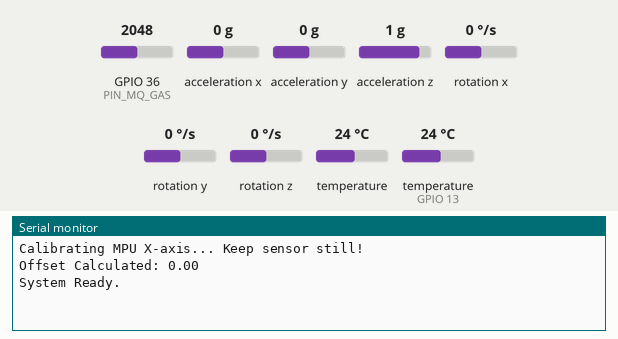
Recording of a program running on a simulated ESP32. On the bench: the last lines printed to the serial monitor. The inputs (shaded band) are chosen by the test bench; at power-on: acceleration x 0 g, temperature (sensor on GPIO 13) 24 °C, GPIO 36 (PIN_MQ_GAS) = 2048, acceleration y 0 g, acceleration z 1 g, rotation x 0 °/s, rotation y 0 °/s, rotation z 0 °/s, temperature 24 °C.

Above: at 2.8 s.
2.9 s: acceleration x set to -1.4 g
At 6.5 s:
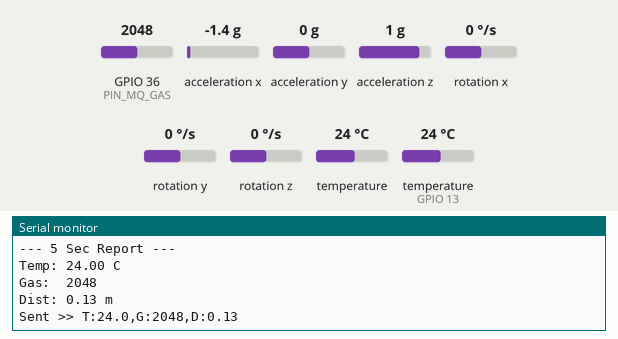
7.2 s: temperature (sensor on GPIO 13) set to 12 °C
8.7 s: GPIO 36 (PIN_MQ_GAS) set to 2866
10.2 s: acceleration x set to -0.8 g
At 11.5 s:
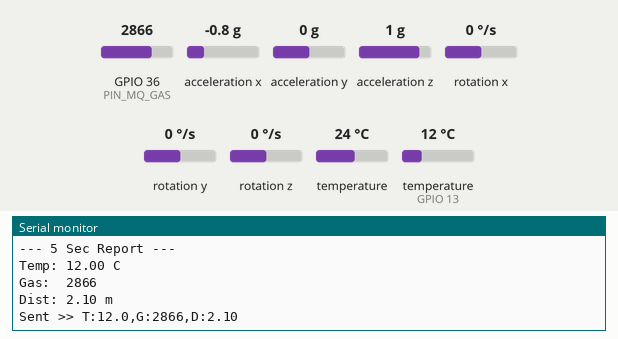

The program:

main.cpp
```cpp
#include <Arduino.h>
#include <OneWire.h>
#include <DallasTemperature.h>
#include <Adafruit_MPU6050.h>
#include <Adafruit_Sensor.h>
#include <Wire.h>

// --- PIN DEFINITIONS ---
#define PIN_DS18B20 13
#define PIN_MQ_GAS  36
#define RX_PIN      16 // Connect to TX (23) of other ESP
#define TX_PIN      17 // Connect to RX (22) of other ESP

// --- CONFIGURATION ---
// 1. SCALING: 0.2 means 1 meter real movement = 0.2 meter in code
#define DIST_SCALE 0.2
// 2. FRICTION: How fast it stops gliding (0.90 = stops fast, 0.99 = stops slow)
#define FRICTION 0.90

// --- OBJECTS ---
OneWire oneWire(PIN_DS18B20);
DallasTemperature sensors(&oneWire);
Adafruit_MPU6050 mpu;

// --- VARIABLES ---
unsigned long previousMillis = 0;
const long interval = 5000;

// Variables for Distance Calculation
float accelOffsetX = 0;
float velocityX = 0;
float distanceX = 0;
unsigned long lastTime = 0;

void setup() {
  Serial.begin(115200);

  // Initialize Serial2 for communication with 2nd ESP32
  // Format: Serial2.begin(Baud, Config, RX_Pin, TX_Pin);
  Serial2.begin(9600, SERIAL_8N1, RX_PIN, TX_PIN);

  pinMode(PIN_MQ_GAS, INPUT);
  sensors.begin();

  if (!mpu.begin()) {
    Serial.println("MPU6050 not found!");
    while (1) delay(10);
  }

  mpu.setAccelerometerRange(MPU6050_RANGE_2_G);
  mpu.setGyroRange(MPU6050_RANGE_500_DEG);
  mpu.setFilterBandwidth(MPU6050_BAND_21_HZ);

  Serial.println("Calibrating MPU X-axis... Keep sensor still!");
  delay(1000);

  // --- SIMPLE CALIBRATION ---
  // We take 50 readings and average them to find the "Zero" point
  float totalX = 0;
  for(int i=0; i<50; i++) {
    sensors_event_t a, g, temp;
    mpu.getEvent(&a, &g, &temp);
    totalX += a.acceleration.x;
    delay(10);
  }
  accelOffsetX = totalX / 50.0;
  Serial.print("Offset Calculated: "); Serial.println(accelOffsetX);
  Serial.println("System Ready.");

  lastTime = millis();
}

void loop() {
  unsigned long currentMillis = millis();

  // --- CONTINUOUS PHYSICS ENGINE ---
  sensors_event_t a, g, temp;
  mpu.getEvent(&a, &g, &temp);

  // 1. Remove offset
  float accelX = a.acceleration.x - accelOffsetX;

  // 2. Deadzone
  if (abs(accelX) < 0.15) {
    accelX = 0;
  }

  // 3. Time difference
  float dt = (currentMillis - lastTime) / 1000.0;
  lastTime = currentMillis;

  // 4. Integrate Velocity (Directional)
  // We MUST keep direction here for friction to work properly!
  velocityX = (velocityX * FRICTION) + (accelX * dt);

  // 5. Calculate Distance (ACCUMULATIVE / ODOMETER)
  // Calculate how much we moved in this tiny fraction of a second
  float stepDistance = velocityX * dt;

  // If we are moving (velocity > 0.05), add the MAGNITUDE to the total
  // abs() ensures even if stepDistance is negative (moving back), we add positive distance
  if (abs(velocityX) > 0.05) {
     distanceX += abs(stepDistance) * DIST_SCALE;
  }

  // --- 5-SECOND REPORTING ---
  if (currentMillis - previousMillis >= interval) {
    previousMillis = currentMillis;

    // Read other sensors
    sensors.requestTemperatures();
    float tempC = sensors.getTempCByIndex(0);
    int gasRaw = analogRead(PIN_MQ_GAS);

    // Format Data
    Serial.println("--- 5 Sec Report ---");
    Serial.print("Temp: "); Serial.print(tempC); Serial.println(" C");
    Serial.print("Gas:  "); Serial.println(gasRaw);
    Serial.print("Dist: "); Serial.print(distanceX); Serial.println(" m");

    String dataPacket = "T:" + String(tempC, 1) +
                        ",G:" + String(gasRaw) +
                        ",D:" + String(distanceX, 2) + "\n";

    Serial2.print(dataPacket);
    Serial.print("Sent >> "); Serial.println(dataPacket);
  }
}
```

Measured:
- after the input at 2.9 s, the serial monitor: prints a new line after 2.9 s (image 1)
